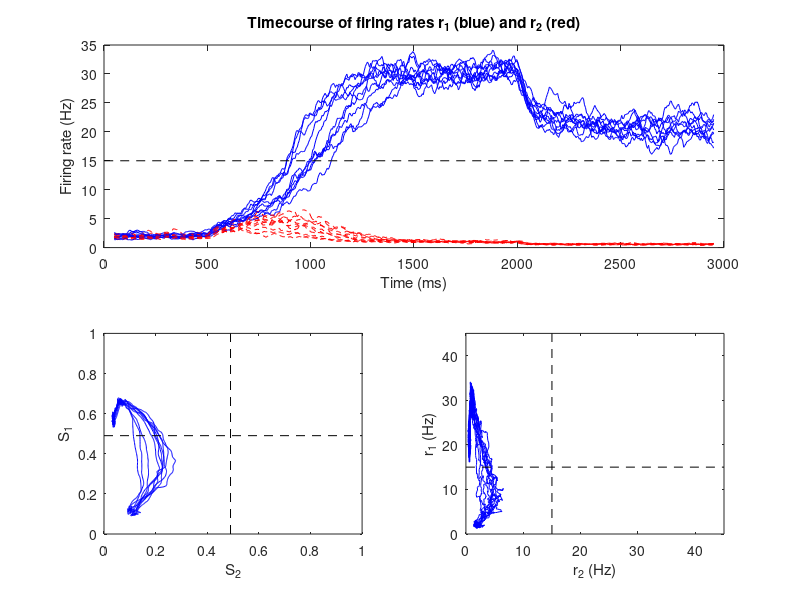

This figure's MATLAB source:
% r2vm.m
% Reduced 2-variable model from Wong and Wang (2006) with no recurrent AMPA
% To be used in conjunction with r2vm.ode


%%%% Synaptic time and other constants %%%%%%%%%%%%%%%%%%

Tnmda = 100;    % NMDAr
Tampa = 2;      % AMPAr
gamma = 0.641; 

%%%% FI curve parameters %%%%%%%%%%%%%%%%%%%%%%%%%%%%%%%%%%%%%%%%%%%%%%%%%%%

a = 270; b = 108; d = 0.1540;  % Parameters for excitatory cells

%%%% Vectorizing variables for evaluations at end of (block) loop %%%%%%%%%%

r1_traj = [];  r2_traj = []; r3_traj = []; rI_traj = [];
s1_traj = [];  s2_traj = []; s3_traj = []; sI_traj = [];
cross_r1 = []; cross_r2 = [];

%%%% Parameters to be varied %%%%%%%%%%%%%%%%%%%%%%%%%%%%%%%%%%%%%%%%%%%%%%%%%%%%%%%%%%%%%%

coh       = 6.4;       % Coherence level
mu0       = 30.0;      % External stimulus strength
thresh    = 15;        % Decision threshold
thresh_s  = (gamma*Tnmda*thresh/1000)/(1+gamma*Tnmda*thresh/1000); % Threshold in s-space
noise_amp = 0.02;      % Noise amplitude into selective populations
N_trials  = 10 ;       % Total number of trials
Tstim     = 1500;      % Stimulus duration (ms)

%%%%%%%%%%%%%%%%%%%%%%%%%%%%%%%%%%%%%%%%%%%%%%%%%%%%%%%%%%%%%%%%%%%%%%%%%%%%%%%%%%%%
%%%% Trials number and (block) loop %%%%%%%%%%%%%%%%%%%%%%%%%%%%%%%%%%%%%%%%%%%%%%%%
%%%%%%%%%%%%%%%%%%%%%%%%%%%%%%%%%%%%%%%%%%%%%%%%%%%%%%%%%%%%%%%%%%%%%%%%%%%%%%%%%%%%

for ww = 1:N_trials % Trial loop

    trial_no = ww; 

    %---- Vectorise variables with sliding window -------------
    nu1_wind = [] ; nu2_wind = [] ;
    s1_wind  = [] ; s2_wind  = [] ;

    %---- Initial conditions and clearing variables -----------
    s1_in=0.1; s2_in=0.1; 
    clear nu1_in nu2_in I_eta1 I_eta2 ;
    nu1_in = 2; nu2_in = 2; 
    I_eta1_in = noise_amp*randn ; I_eta2_in = noise_amp*randn ;

    %---- Time conditions -------------------------------------
    
    dt = 0.5;           % Time step in msec
    T_total = 3000/dt;  % Total number of steps
    time_wind = 50/dt;  % Temporal window size for averaging
    slide_wind = 5/dt;  % Sliding step for window

    %---- Intialise and vectorise variables to be used in loops below ------
    
    s1 = s1_in.*ones(1,T_total); s2 = s2_in.*ones(1,T_total);
    nu1 = nu1_in.*ones(1,T_total); nu2 = nu2_in.*ones(1,T_total);
    phi1 = nu1_in.*ones(1,T_total); phi2 = nu2_in.*ones(1,T_total);
    I_eta1 = I_eta1_in.*ones(1,T_total); I_eta2 = I_eta2_in.*ones(1,T_total);


    %%%%%%%%%%%%%%%%%%%%%%%%%%%%%%%%%%%%%%%%%%%%%%%%%%%%%%%%%%%%%%%%%%%%%%%%%%%%%%%%%%%%%%%%
    %%%% Time loop %%%%%%%%%%%%%%%%%%%%%%%%%%%%%%%%%%%%%%%%%%%%%%%%%%%%%%%%%%%%%%%%%%%%%%%%%
    %%%%%%%%%%%%%%%%%%%%%%%%%%%%%%%%%%%%%%%%%%%%%%%%%%%%%%%%%%%%%%%%%%%%%%%%%%%%%%%%%%%%%%%%

    
    for t = 1:T_total

        %---- Constant effective external current input (with inhibition taken into account)
        I0E1 = 0.3255; I0E2 = 0.3255;
        
        %---- External stimulus---------------------------------------------------------
        JAext = 0.00052; % Synaptic coupling constant to external inputs
        I_stim_1 = (500/dt<t & t<(Tstim+500)/dt)*(JAext*mu0*(1+coh/100)); % To population 1
        I_stim_2 = (500/dt<t & t<(Tstim+500)/dt)*(JAext*mu0*(1-coh/100)); % To population 2
        
        %---- Recurrent synaptic coupling constants-------------------------------------
        JN11 = 0.2609; JN22 = 0.2609; 
        JN12 = 0.0497; JN21 = 0.0497; 
        
        %---- Resonse function of competiting excitatory population 1 ------
	    Isyn1(t) = JN11.*s1(t) - JN12.*s2(t) + I0E1 + I_stim_1 + I_eta1(t) ;
	    phi1(t)  = (a.*Isyn1(t)-b)./(1-exp(-d.*(a.*Isyn1(t)-b)));

	    %---- Response function of competiting excitatory population 2 -----
	    Isyn2(t) = JN22.*s2(t) - JN21.*s1(t) + I0E2 + I_stim_2 + I_eta2(t) ;
	    phi2(t)  = (a.*Isyn2(t)-b)./(1-exp(-d.*(a.*Isyn2(t)-b)));

	    %---- Dynamical equations -------------------------------------------

	    % Mean NMDA-receptor dynamics
	    s1(t+1) = s1(t) + dt*(-(s1(t)/Tnmda) + (1-s1(t))*gamma*nu1(t)/1000);
	    s2(t+1) = s2(t) + dt*(-(s2(t)/Tnmda) + (1-s2(t))*gamma*nu2(t)/1000);

        % Noise through synaptic currents of pop1 and 2
        I_eta1(t+1) = I_eta1(t) + (dt/Tampa)*(-I_eta1(t)) + sqrt(dt/Tampa)*noise_amp*randn ;
        I_eta2(t+1) = I_eta2(t) + (dt/Tampa)*(-I_eta2(t)) + sqrt(dt/Tampa)*noise_amp*randn ;

        % To ensure firing rates are always positive (noise may cause negative)
        if phi1(t) < 0 
            nu1(t+1) = 0;
            phi1(t) = 0;
        else
            nu1(t+1) = phi1(t);
        end;
        if phi2(t) < 0
            nu2(t+1) = 0;
            phi2(t) = 0;
        else
            nu2(t+1) = phi2(t);
        end;
        
	    %==============================================================================================
        
    end;  %---- End of time loop --------

    %%%%%%%%%%%%%%%%%%%%%%%%%%%%%%%%%%%%%%%%%%%%%%%%%%%%%%%%%%%%%%%%%%%%%%%%%%%%%%%%%%%%%%%%%%%%%%%%%%%%
    %%%%%%%%%%%%%%%%%%%%%%%%%%%%%%%%%%%%%%%%%%%%%%%%%%%%%%%%%%%%%%%%%%%%%%%%%%%%%%%%%%%%%%%%%%%%%%%%%%%%

    
    %---- Calculating the mean rates and gating variables with sliding window -----

    nu1_wind = [nu1_wind (mean(nu1(1:time_wind)))] ;
    nu2_wind = [nu2_wind (mean(nu2(1:time_wind)))] ;
    s1_wind  = [s1_wind (mean(s1(1:time_wind)))] ;
    s2_wind  = [s2_wind (mean(s2(1:time_wind)))] ;

    for t = 1:(T_total-time_wind)/slide_wind

        nu1_wind = [nu1_wind (mean(nu1(slide_wind*t:slide_wind*t+time_wind)))] ;
        nu2_wind = [nu2_wind (mean(nu2(slide_wind*t:slide_wind*t+time_wind)))] ;
        s1_wind  = [s1_wind (mean(s1(slide_wind*t:slide_wind*t+time_wind)))] ;
        s2_wind  = [s2_wind (mean(s2(slide_wind*t:slide_wind*t+time_wind)))] ;
        
    end;

    r1_traj=[r1_traj; nu1_wind]; r2_traj=[r2_traj; nu2_wind];
    s1_traj=[s1_traj; s1_wind]; s2_traj=[s2_traj; s2_wind];
    clear nu1 nu2 s1 s2; 
    clear nu1_wind nu2_wind s1_wind s2_wind ;

end; %---- End trial loop ---------


%%%%%%%%%%%%%%%%%%%%%%%%%%%%%%%%%%%%%%%%%%%%%%%%%%%%%%%%%%%%%%%%%%%%%%%%%%%%%%%%
%%%%%%%%%% Plots of first few trajectories %%%%%%%%%%%%%%%%%%%%%%%%%%%%%%%%%%%%%
%%%%%%%%%%%%%%%%%%%%%%%%%%%%%%%%%%%%%%%%%%\%%%%%%%%%%%%%%%%%%%%%%%%%%%%%%%%%%%%%

N_traj = 10; % Total number of trajectories

subplot(2,2,1:2) % Plot timecourse of activity (population firing rates)
for ww = 1:N_traj
    plot([dt*time_wind:dt*slide_wind:dt*(T_total-time_wind)],r1_traj(ww,1:end-10),'b');hold on;
    plot([dt*time_wind:dt*slide_wind:dt*(T_total-time_wind)],r2_traj(ww,1:end-10),'r--');hold on;
end;
%grid on; 
%axis tight;
hold on; plot([1 dt*(T_total-time_wind)],[thresh thresh],'k--');
xlabel('Time (ms)'); ylabel('Firing rate (Hz)');
title('Timecourse of firing rates r_1 (blue) and r_2 (red)'); 

subplot(2,2,3) % Plot trajectories in phase-space
for ww=1:N_traj
    if s1_traj(ww,end)>thresh_s
       plot(s2_traj(ww,:),s1_traj(ww,:),'b');hold on;
    else
       plot(s2_traj(ww,:),s1_traj(ww,:),'r');hold on;
    end;
end;
hold on; plot([0 1],[thresh_s thresh_s],'k--');
hold on; plot([thresh_s thresh_s],[0 1],'k--');
xlabel('S_2'); ylabel('S_1'); 

subplot(2,2,4) % Plot trajectories in phase-space
for ww=1:N_traj
    if r1_traj(ww,end)>thresh
       plot(r2_traj(ww,1:end),r1_traj(ww,1:end),'b');hold on;
    else
       plot(r2_traj(ww,1:end),r1_traj(ww,1:end),'r');hold on;
    end;
end;
hold on; plot([0 45],[thresh thresh],'k--');
hold on; plot([thresh thresh],[0 45],'k--');
xlabel('r_2 (Hz)'); ylabel('r_1 (Hz)'); 
axis tight;
